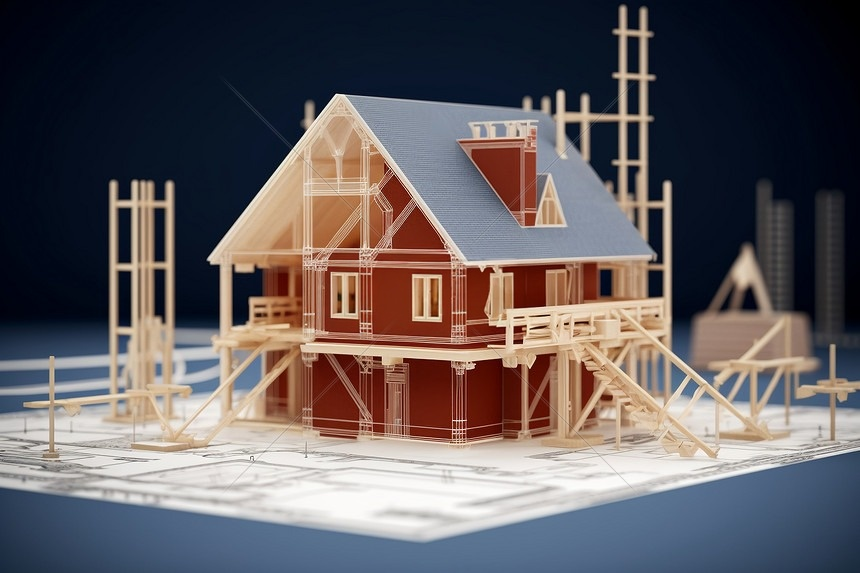
#> input picture homework/input.jpg, 860 x 573 px
$ python 'harris顶角检测.py'   (older library calls are emulated)
#> lines starting #> are read from the running program, lines starting #| are printed output that depends on the picture; after the words box and inside, x2 and y2 are one past the last pixel; in counts of white or black regions, pixels touching at a corner belong together
import cv2
import numpy as np
import matplotlib.pyplot as plt
from matplotlib.colors import SymLogNorm

plt.rcParams["font.sans-serif"] = [
    "Microsoft YaHei", "SimHei", "Noto Sans CJK SC", "Arial Unicode MS", "DejaVu Sans"
]
plt.rcParams["axes.unicode_minus"] = False

#手动实现Harris角点检测
def harris_corner(
    gray: np.ndarray,
    k: float = 0.04,
    sigma: float = 1.5,
    threshold: float = 0.01,
    nms_size: int = 7,
):
    """
    参数:
        gray:       灰度图像，shape=(H, W)
        k:          Harris 响应参数
        sigma:      结构张量高斯平滑标准差
        threshold:  相对于最大正响应的阈值
        nms_size:   非极大值抑制窗口大小（奇数）
    返回:
        corners:    bool 类型角点掩码，shape=(H, W)
        response:   Harris 响应图，shape=(H, W)
        Ix, Iy:     水平、垂直梯度
        A, B, C:    结构张量的三个独立分量
    """
    assert nms_size > 0 and nms_size % 2 == 1

    img = gray.astype(np.float32) / 255.0 #归一化[0,1]控制数据尺度

    # Sobel 梯度计算
    Kx = np.array([
        [-1, 0, 1],
        [-2, 0, 2],
        [-1, 0, 1]
    ], dtype=np.float32)

    Ky = Kx.T

    Ix = cv2.filter2D(img, cv2.CV_32F, Kx)
    Iy = cv2.filter2D(img, cv2.CV_32F, Ky)

    # 梯度乘积
    Ixx = Ix * Ix
    Iyy = Iy * Iy
    Ixy = Ix * Iy

    # 高斯平滑，构造结构张量
    A = cv2.GaussianBlur(Ixx, (0, 0), sigma)
    B = cv2.GaussianBlur(Iyy, (0, 0), sigma)
    C = cv2.GaussianBlur(Ixy, (0, 0), sigma)
    # M=[[A C][C B]]

    # Harris 响应
    det = A * B - C * C
    trace = A + B
    response = det - k * trace * trace

    # 相对阈值
    max_response = np.max(response)
    if max_response <= 0:
        corners = np.zeros_like(response, dtype=bool)
        return corners, response, Ix, Iy, A, B, C

    mask = response > threshold * max_response #布尔矩阵

    # 非极大值抑制
    kernel = np.ones(
        (nms_size, nms_size), dtype=np.uint8
    )
    local_max = cv2.dilate(response, kernel) #将3x3中最大值赋给中心像素

    corners = mask & (response == local_max) #超过阈值&3x3中最大

    return corners, response, Ix, Iy, A, B, C


# 读取图片
img_bgr = cv2.imread("input.jpg")
#> img_bgr is the input picture: shape (573, 860, 3); mean B, G, R 95.2, 92.2, 98.5
if img_bgr is None:
    raise FileNotFoundError("找不到 input.jpg")

img_rgb = cv2.cvtColor(img_bgr, cv2.COLOR_BGR2RGB)
gray = cv2.cvtColor(img_bgr, cv2.COLOR_BGR2GRAY)
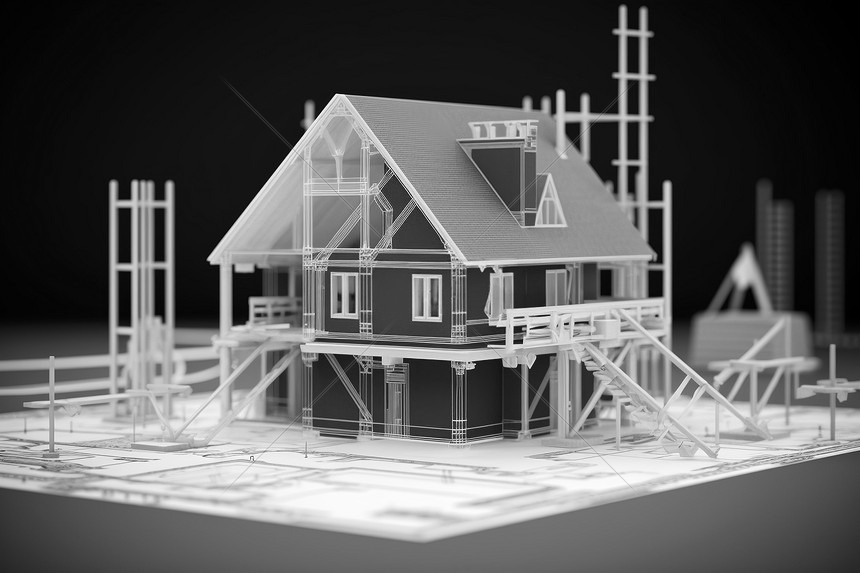
#> gray: shape (573, 860); min 0, max 255, mean 94.4

# 执行 Harris
corners, R, Ix, Iy, A, B, C = harris_corner(
    gray,
    k=0.04,
    sigma=1.5,
    threshold=0.01,
    nms_size=5
)
#> in harris_corner, `Iy = cv2.filter2D(img, cv2.CV_32F, Ky)`:
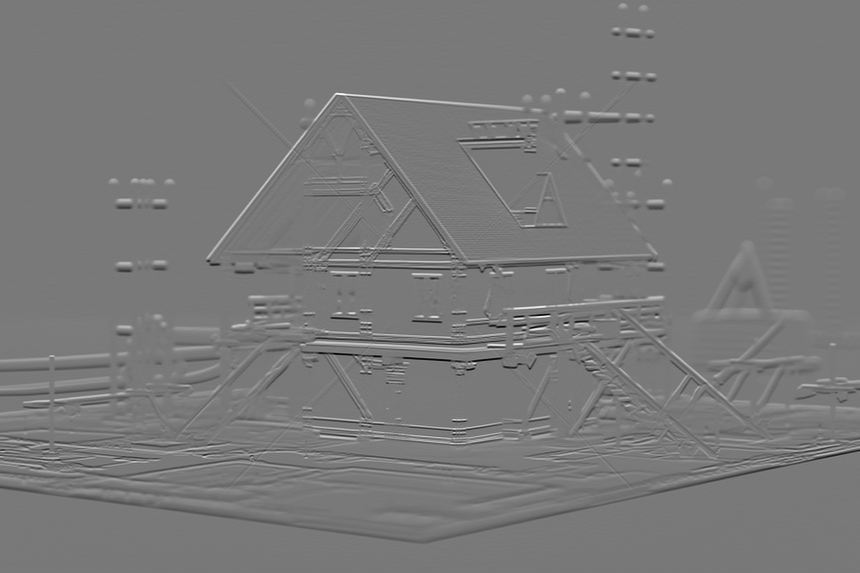
#> Iy: shape (573, 860) float32; min -3.42, max 3.76, mean 0.00383; drawn with min black and max white
#> in harris_corner, `Ixy = Ix * Iy`:
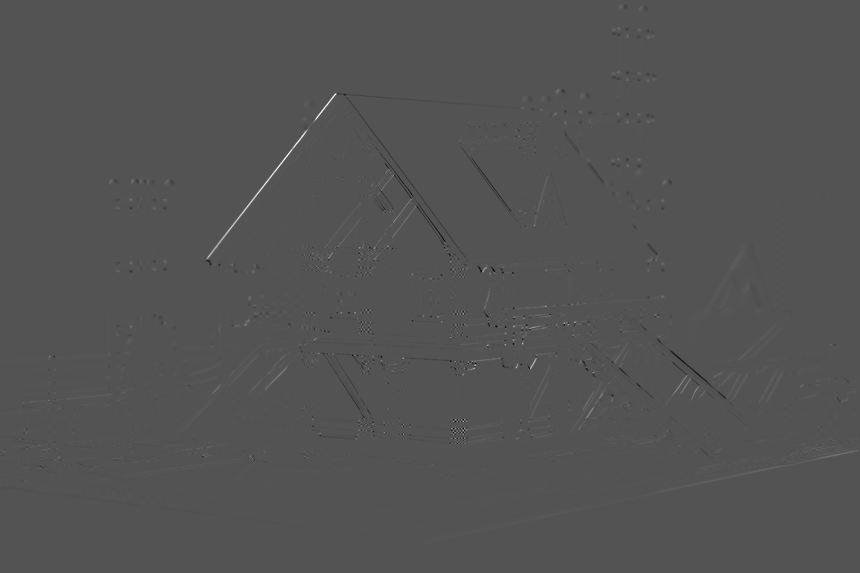
#> Ixy: shape (573, 860) float32; min -3.75, max 7.65, mean 0.0033; drawn with min black and max white
#> in harris_corner, `trace = A + B`:
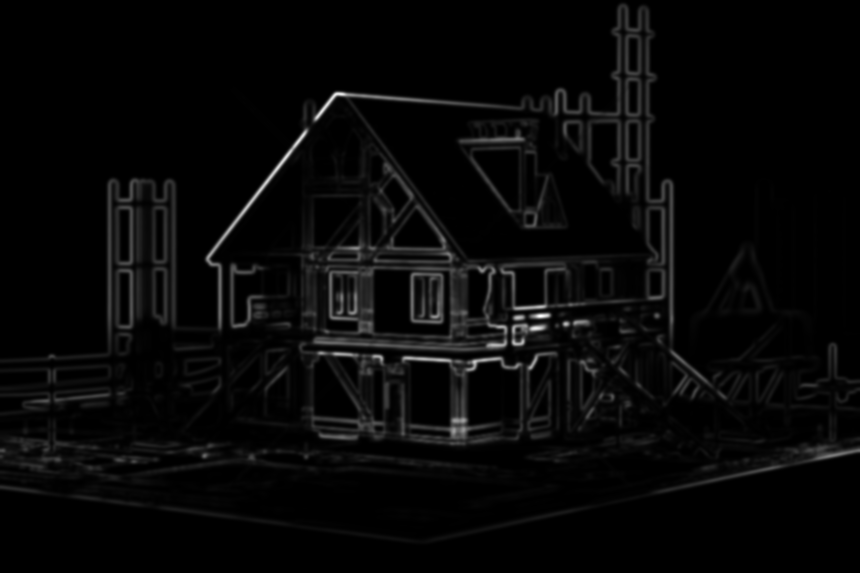
#> trace: shape (573, 860) float32; min 0, max 5.75, mean 0.18; drawn with min black and max white
#> in harris_corner, `max_response = np.max(response)`: max_response = 3.32
#> in harris_corner, `mask = response > threshold * max_response`:
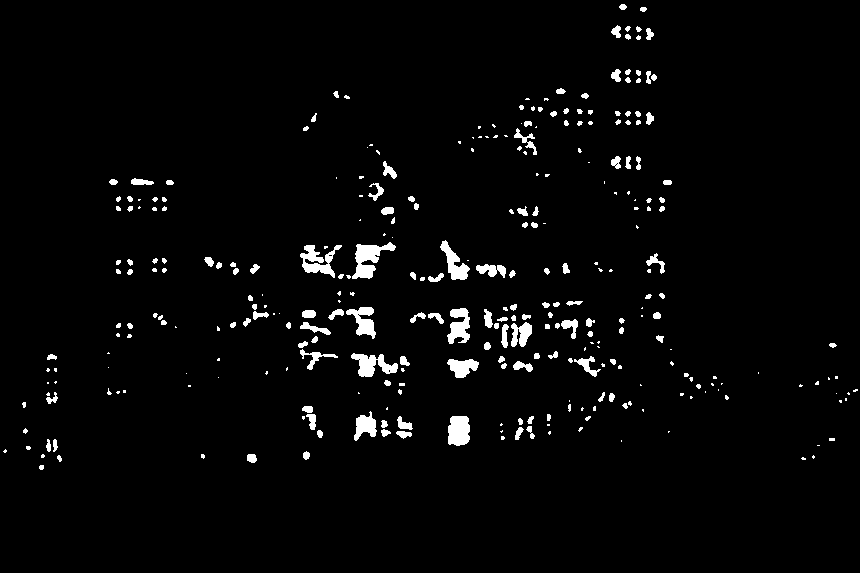
#> mask: shape (573, 860) bool; 2.8% white; 313 white regions (148 under 20 px), largest, box (x1, y1, x2, y2) and area: (352, 242, 396, 279) 737, (300, 245, 342, 278) 620, (351, 353, 398, 377) 590
#> in harris_corner, `corners = mask & (response == local_max)`:
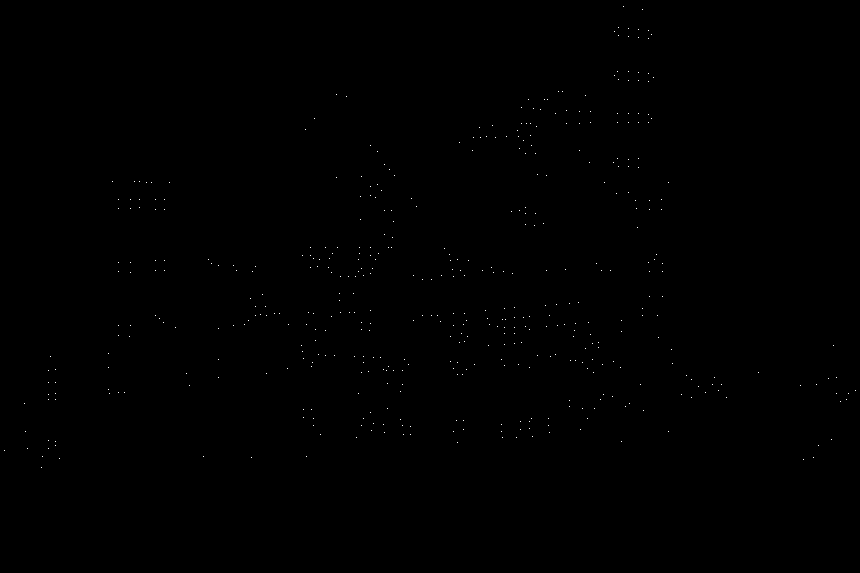
#> corners: shape (573, 860) bool; 0.1% white in thin lines or dots, all inside (x1, y1, x2, y2) = (4, 6, 856, 468)

# np.nonzero 返回 (y坐标数组, x坐标数组)
ys, xs = np.nonzero(corners)
#> ys = 479 values from 6 to 467; xs = 479 values, max 855 at index 391, min 4 at index 470, mean 443.3

#对数尺度配色方案
limit = max(np.max(np.abs(Ix)), np.max(np.abs(Iy)))
#> limit = 3.76
limit = max(float(limit), 1.0)

norm_grad = SymLogNorm(
    linthresh=0.1,   # 图像被归一化，使用小数字
    linscale=1,
    vmin=-limit,
    vmax=limit,
    base=10
)

r_limit = float(np.percentile(np.abs(R), 99.5)) #解决响应值正负数量不匹配
#> r_limit = 0.406
r_limit = max(r_limit, 1e-12)

norm_R = SymLogNorm(
    linthresh=max(r_limit * 0.0004, 1e-12),
    linscale=1,
    vmin=-r_limit,
    vmax=r_limit,
    base=10
)

# 可视化
fig, axes = plt.subplots(2, 3, figsize=(15, 9))

axes[0, 0].imshow(img_rgb)
axes[0, 0].set_title("原图")

im1=axes[0, 1].imshow(Ix, cmap="RdBu_r",norm=norm_grad)
axes[0, 1].set_title("水平梯度")
fig.colorbar(im1,ax=axes[0,1],fraction=0.046, pad=0.04)

im2=axes[0, 2].imshow(Iy, cmap="RdBu_r",norm=norm_grad)
axes[0, 2].set_title("竖直梯度")
fig.colorbar(im2,ax=axes[0,2],fraction=0.046, pad=0.04)

im3=axes[1, 0].imshow(R, cmap="RdBu_r",norm=norm_R)
axes[1, 0].set_title("Harris响应函数返回值")
fig.colorbar(im3,ax=axes[1,0],fraction=0.046, pad=0.04)

axes[1, 1].imshow(corners, cmap="gray")
axes[1, 1].set_title("极大值抑制")
axes[1, 1].scatter(
    xs, ys,
    s=6,
    c="yellow",
    linewidths=0
)

axes[1, 2].imshow(img_rgb)
axes[1, 2].scatter(
    xs, ys,
    s=10,
    c="red",
    marker="o",
    linewidths=0
)
axes[1, 2].set_title(f"探测到的角点: {len(xs)}")

for ax in axes.flat:
    ax.axis("off")

plt.tight_layout()
plt.show()
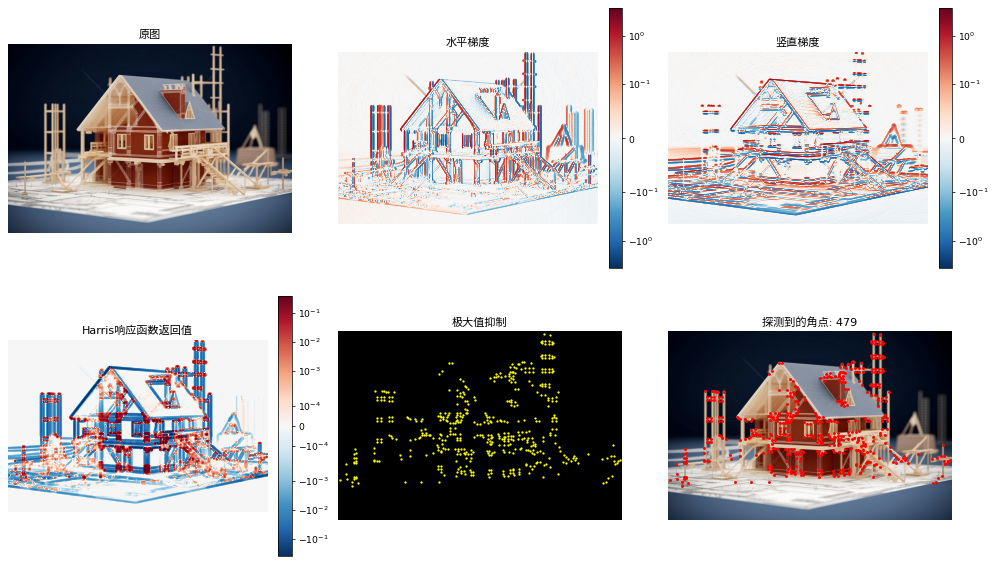
#> figure drawn by matplotlib, 9 panels
